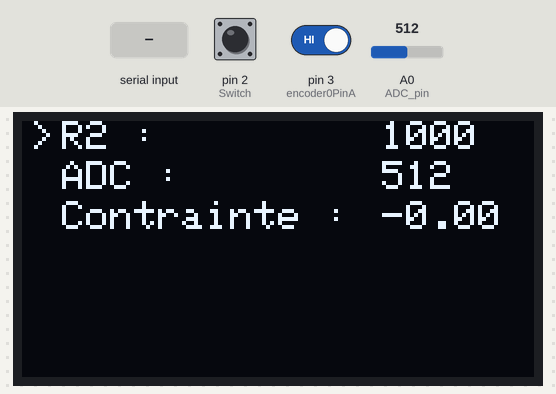
Simulated run of this sketch. Board: Arduino Uno, built with avr-gcc and run on an emulated ATmega328P. Shown: 128×64 one-colour display. The inputs (shaded band) are chosen by the test bench; at power-on: pin 2 (Switch) HIGH, A0 (ADC_pin) = 512, pin 3 (encoder0PinA) HIGH. The display library's start-up logo is not drawn; what the sketch prints to the serial monitor is not drawn.

Above: at 6.2 s.
6.3 s: "90,45\n" received over the second serial link
At 8.6 s:
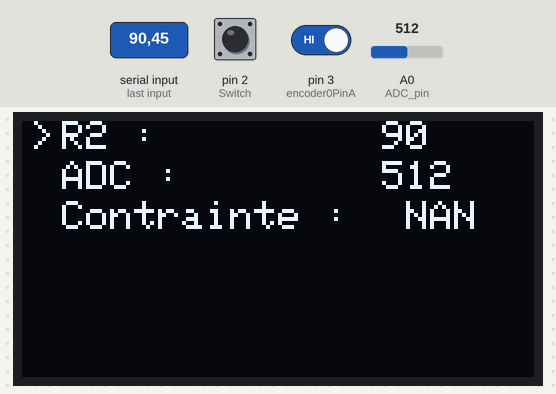
8.9 s: pin 2 (Switch) pulled LOW for 0.15 s
At 9.4 s:
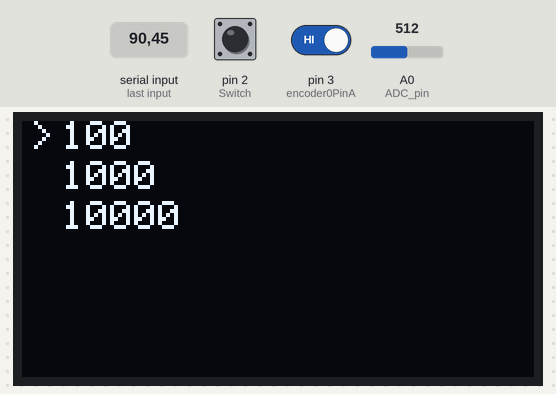
10.5 s: pin 2 (Switch) pulled LOW for 1 s
At 10.8 s:
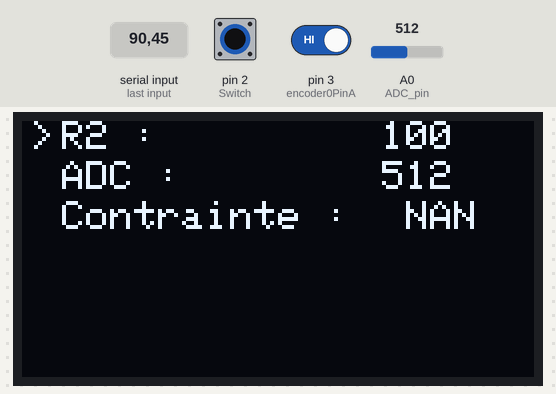
13.0 s: A0 (ADC_pin) set to 716
At 13.7 s:
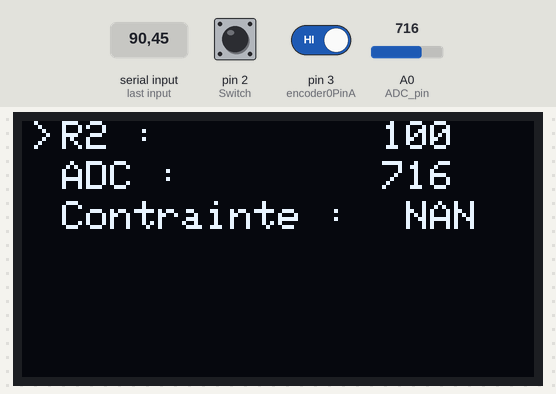
14.5 s: "30,150,10\n" received over the second serial link
At 16.7 s:
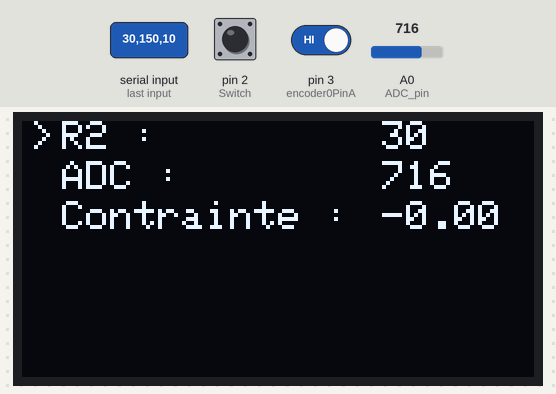
17.0 s: A0 (ADC_pin) set to 900
At 17.7 s:
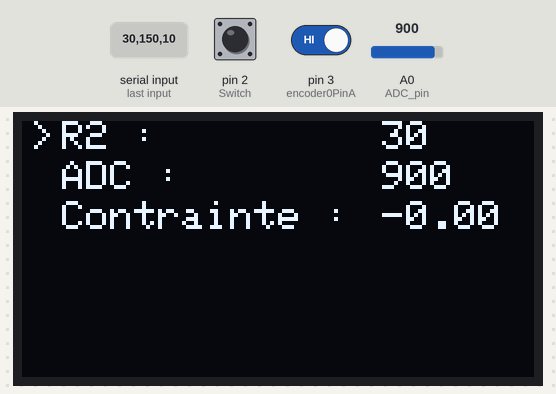
Timing chart, 0 to 19.6 s (numbered marks = the images above; inputs shaded):
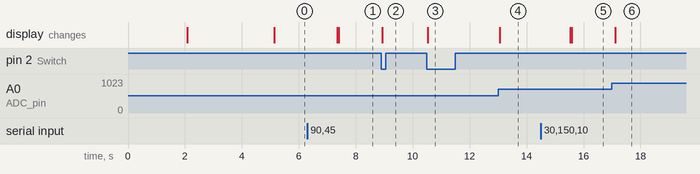

Measured:
- after the input at 6.3 s, the display: first changes after 1.1 s (image 1 shows a later state)
- after the input at 8.9 s, the display: changes at once (image 2)
- after the input at 10.5 s, the display: changes at once (image 3)
- after the input at 13.0 s, the display: changes after 0.06 s (image 4)
- after the input at 14.5 s, the display: first changes after 1.0 s (image 5 shows a later state)
- after the input at 17.0 s, the display: changes after 0.12 s (image 6)

The sketch:

software.ino
```cpp
//###################### Libraries import #############

#include <SoftwareSerial.h>
#include <stdio.h>
#include <stdlib.h>
#include<SPI.h>
#include<Wire.h>
#include<Adafruit_GFX.h>
#include<Adafruit_SSD1306.h>

//################## constant BT ##################
#define rxpin 10
#define txpin 11
#define baudrate 9600
SoftwareSerial BT_serial (rxpin, txpin);


//################ constant OLED ############
#define OLED_RESET -1
#define DELAY 1000

//############# constant rotatory encoder  #########
#define encoder0PinA 3 //clk
#define encoder0PinB 4 // DT
#define Switch 2 //switch

Adafruit_SSD1306 display(OLED_RESET);


int ADC_pin = 0;

int data = 0;

//chaîne de caractère décrivant l'état du système : ADC,R2
String system_state="";


//Résistance de calibration
String R2 = "1000";

//Les choix de résistances disponibles sur l'OLED
String tabRes [3]={"100", "1000", "10000"};

//La position de l'incrémentation dans chaque menu
byte countMenus [4]={0,0,0,0};

//byte MainMenuCount = 0;
//byte R2MenuCount = 0;
//byte MeasuresMenuCount = 0;
//byte StressMenuCount = 0;

//Le menu courant
byte currentMenu=3;

//Les différentes mesures
float contrainte = 0;
int tension = 0;
float deformation = 0;
float Rsensor = 0;

//Modules d'Young en GPa de l'acier, Aluminium et Fer
int tabE [3]={210, 69, 196};
int E=0;

String temp="";

//Sensibilité du capteur en %(dR/R_0)/eps. Cette valeur est à déterminer par calibration et à renseigner par l'utilisateur
//à partir de l'APK
//Avec 205g, HB, l=4cm, e=??
float sensi=15;

//R_0 en ohm
float R_0=7.2*pow(10,6);

//Pour encodeur
int current_pos_enc=0;
int previous_pos_enc=0;

//Timing de la boucle de l'Arduino
const long interval = 500;
unsigned long currentMillis = 0;
unsigned long previousMillis = 0;

//Pour le sens de rotation de l'encodeur
boolean dir = true;
int current_state_pinA = 0;
int previous_state_pinA = 0;

String getValue(String data, char separator, int index)
{
  int found = 0;
  int strIndex[] = {0, -1};
  int maxIndex = data.length()-1;

  for(int i=0; i<=maxIndex && found<=index; i++){
    if(data.charAt(i)==separator || i==maxIndex){
        found++;
        strIndex[0] = strIndex[1]+1;
        strIndex[1] = (i == maxIndex) ? i+1 : i;
    }
  }

  return found>index ? data.substring(strIndex[0], strIndex[1]) : "";
}

//Afficher un texte sur l'écran OLED
void print_oled(String s, int x, int y, uint16_t color, int size_text) {
  display.setTextSize(size_text);
  display.setTextColor(color);
  display.setCursor(x, y);
  display.println(s);
}

//Maj de la position de l'encodeur lorsqu'on le fait tourner
void doEncoder(){
  current_state_pinA = digitalRead(encoder0PinA);
  if (current_state_pinA != previous_state_pinA) {
    if (digitalRead(encoder0PinB != current_state_pinA)) {
    current_pos_enc++;
  }
  else {
    current_pos_enc--;
  }

}
previous_state_pinA = current_state_pinA;
}


//
void doEncoderSwitch(){
  if(currentMenu==3){
  currentMenu=countMenus[3];
  }
  else {
    if(currentMenu==0){
      R2=tabRes[countMenus[0]];
    }
    else if(currentMenu==2){
      E=tabE[countMenus[2]];
    }

    currentMenu=3;
  }
}

//Calcule de la résistance du capteur en fonction de la tension sur la pin analogique 0 et de la résistance de calibration
float computeRsensor(float Vadc, float Rcal){
  float R=0;
  R=(1+(pow(10, 5)/Rcal))*pow(10,5)*5/((Vadc/1024)*5)-pow(10,5)-pow(10,4);
  return R;
}

//Calcule de la déformation en fonction de al sensibilité (% (dr/R_0) / eps (%))
float computeEps(float R_0, float sensi, float R){
  float dR=((R_0-R)/R_0)*100;
  return (dR/sensi);
}


//Afiichage du menu principal
void mainMenu() {

  //---------------------------------
  print_oled("R2 : ", 10, 0, WHITE, 1);
  print_oled(R2, 90, 0, WHITE, 1);

  print_oled("ADC : ", 10, 10, WHITE, 1);
  print_oled(String(data), 90, 10, WHITE, 1);

  print_oled("Contrainte : ", 10, 20, WHITE, 1);
  print_oled(String(contrainte), 90, 20, WHITE, 1);


  display.setCursor(2, (countMenus[3] * 10));
  display.println(">");

  display.display();
}

//Afiichage du menu du choix de la résistance de calibration
void R2Menu() {

  //---------------------------------
  print_oled("100", 10, 0, WHITE, 1);

  print_oled("1000", 10, 10, WHITE, 1);

  print_oled("10000", 10, 20, WHITE, 1);

  display.setCursor(2, (countMenus[0] * 10));
  display.println(">");

  display.display();
}

//Affichage du menu des choix de mesures
void MeasuresMenu() {

  //---------------------------------
  print_oled("R : ", 10, 0, WHITE, 1);
  print_oled(String(Rsensor,0), 60, 0, WHITE, 1);

  print_oled("ADC : ", 10, 10, WHITE, 1);
  print_oled(String(data), 60, 10, WHITE, 1);

  print_oled("Def : ", 10, 20, WHITE, 1);
  print_oled(String(deformation, 3), 60, 20, WHITE, 1);

  display.setCursor(2, (countMenus[1] * 10));
  display.println(">");

  display.display();
}

//Affichage du menu du calcule de contraintes
void StressMenu() {

  //---------------------------------
  print_oled("Acier", 10, 0, WHITE, 1);

  print_oled("Aluminium", 10, 10, WHITE, 1);

  print_oled("Fer", 10, 20, WHITE, 1);

  display.setCursor(2, (countMenus[2] * 10));
  display.println(">");

  display.display();
}


void setup() {

  //Pin du bus Serie
  pinMode(rxpin, INPUT);
  pinMode(txpin, OUTPUT);

  //Initialyse Input for rotatory encoder
  pinMode(encoder0PinA, INPUT);
  pinMode(encoder0PinB, INPUT);
  pinMode(Switch, INPUT);

  //turn on pullup resistor
  digitalWrite(encoder0PinA, HIGH);
  digitalWrite(encoder0PinB, HIGH);
  digitalWrite(Switch, HIGH);

  previous_state_pinA = digitalRead(encoder0PinA);


  Serial.begin(baudrate);
  BT_serial.begin(baudrate);

  attachInterrupt(1, doEncoder, RISING);
  attachInterrupt(digitalPinToInterrupt(2), doEncoderSwitch, FALLING);

  //Ecran de démarrage
  display.begin(SSD1306_SWITCHCAPVCC, 0x3c);
  display.display();

  delay(2000);
  display.clearDisplay();

  print_oled("Bonjour !", 64, 16, WHITE, 1);

  display.display();

  delay(3000);

}

void loop() {
  currentMillis = millis();
  //On boucle en fonction de l'interval défini
  if ((currentMillis - previousMillis) >= interval) {

    //Lecture de la valeur de la tension sur la pin analogique 0
    data = analogRead(ADC_pin);

    //Nettoyage des buffers
    BT_serial.flush();
    Rsensor=computeRsensor(data, R2.toInt());
    deformation=computeEps(R_0, sensi, Rsensor);
    contrainte=E*deformation/100;

    //Récupération de l'état du système
    system_state=String(data)+","+String(Rsensor)+","+R2;
    //Etat du système envoyé sur l'APK
    BT_serial.println(system_state);
    //Serial.println(system_state);
    previousMillis=currentMillis;
  }
  if (BT_serial.available()) {
    //Lecture des données envoyées par l'APK (pour l'instant que la résistance de calibration

    temp=(BT_serial.readString());
    R2=getValue(temp, ',', 0).toInt();
    sensi=getValue(temp, ',', 1).toInt();
    R_0=getValue(temp, ',', 2).toInt();
    Serial.println(R2);
  }

  //Gestion de l'afichage des différents menus
  switch(currentMenu){
    case 0:
      display.clearDisplay();
      R2Menu();
      break;
    case 1:
      display.clearDisplay();
      MeasuresMenu();
      break;
    case 2:
      display.clearDisplay();
      StressMenu();
      break;
    case 3:
      display.clearDisplay();
      mainMenu();
      break;
  }


  if((current_pos_enc-previous_pos_enc) >= 4){

    //MainMenuCount++;
    //MainMenuCount=MainMenuCount%3;
    //previous_pos_enc=current_pos_enc;

    countMenus[currentMenu]++;
    countMenus[currentMenu]=countMenus[currentMenu]%3;
    previous_pos_enc=current_pos_enc;


  }
   if((current_pos_enc-previous_pos_enc) <= -4){

    countMenus[currentMenu]--;
    countMenus[currentMenu]=countMenus[currentMenu]%3;
    previous_pos_enc=current_pos_enc;
  }

}
```
